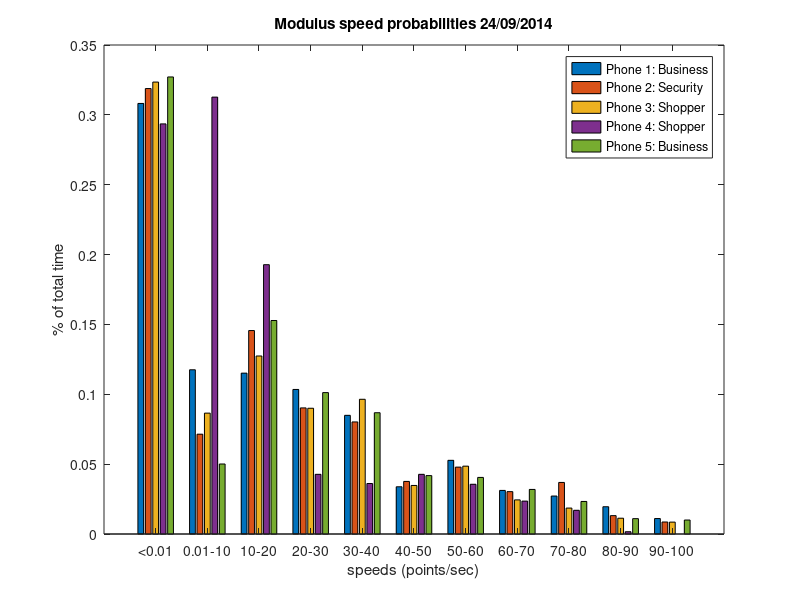
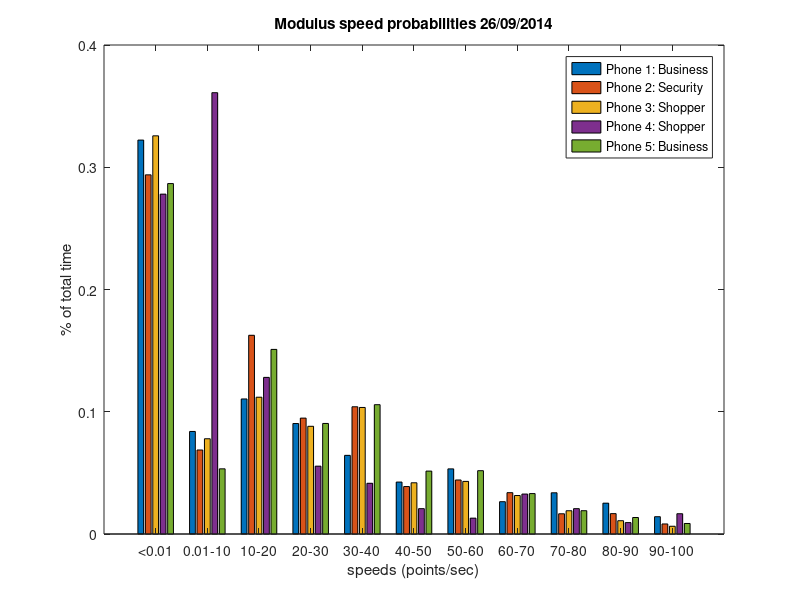

Here is the MATLAB script that generated these plots, in order:
%% Speed Probabilities

labels = {'<0.01' '0.01-10' '10-20' '20-30' '30-40' '40-50' '50-60' '60-70' '70-80' '80-90' '90-100'};

% Phone 1 to Phone 5
% 24/09/2014
pro = [0.30817232 0.11755233 0.11513688 0.10346216 0.08494364 0.033816423 0.05273752 0.031199679 0.027173912 0.01952496 0.011070853;
      0.31883794 0.07144162 0.14562397 0.09026128 0.08021195 0.03763932 0.04787137 0.030330714 0.03690846 0.01315549 0.008587612;
      0.32347196 0.08651967 0.12740721 0.09000837 0.096427575 0.034747418 0.048562657 0.024420876 0.018559866, 0.011303377 0.00851242;
      0.2935378 0.31270537 0.19277108 0.04271632 0.036144577 0.04271632 0.035596933 0.02354874 0.016977 0.0016429353 0.0;
      0.3271327 0.05010501 0.15281528 0.10121012 0.08680868 0.04180418 0.04050405 0.03190319 0.02330233 0.0110011 0.010001
      ];


    figure
        bar(transpose(pro))
        xlabel('speeds (points/sec)')
        ylabel('% of total time')
        title('Modulus speed probabilities 24/09/2014')
        legend('Phone 1: Business','Phone 2: Security', 'Phone 3: Shopper', 'Phone 4: Shopper','Phone 5: Business')
        set(gca, 'XTick', 1:11, 'XTickLabel', labels);


% 26/09/2014
pro = [0.32222822 0.08389533 0.11046668 0.090369575 0.06433774 0.042487185 0.053277582 0.026436472 0.03371999 0.025222551 0.014162395;
      0.2937954 0.06871501 0.16255806 0.09479576 0.10408479 0.03882339 0.044182446 0.0338216 0.01655353 0.01667262 0.00821722;
      0.32570782 0.0779162 0.11189128 0.08810872 0.10351076 0.041902605 0.04303511 0.03148358 0.019026048 0.010872027 0.0063420157;
      0.2780083 0.36099586 0.12811203 0.055497926 0.041493777 0.020746889 0.012966805 0.03267635 0.020746889 0.0093361 0.016597511;
      0.2866543 0.053315338 0.15100388 0.09043361 0.105787076 0.051459424 0.05179686 0.033069007 0.019065294 0.013497554 0.00860469
      ];

figure
    bar(transpose(pro))
    xlabel('speeds (points/sec)')
    ylabel('% of total time')
    title('Modulus speed probabilities 26/09/2014')
    legend('Phone 1: Business','Phone 2: Security', 'Phone 3: Shopper', 'Phone 4: Shopper','Phone 5: Business')
    set(gca, 'XTick', 1:11, 'XTickLabel', labels);